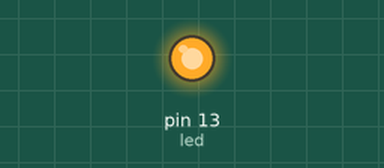
The sketch below on a simulated Arduino Uno, built with avr-gcc and run on an emulated ATmega328P. Shown: output pins drawn as LEDs (lit = HIGH).

Above: at 12.8 s.
At 38.5 s:
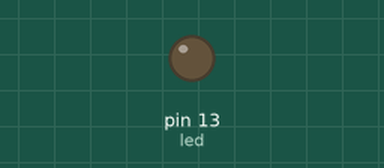
Timing chart, 0 to 66.8 s (numbered marks = the images above):
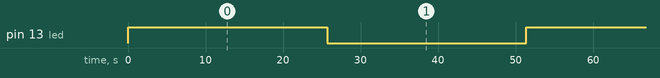

Measured:
- by itself, pin 13 (led): alternates HIGH for 25.7 s and LOW for 25.7 s

The sketch:

Blinky4.ino
```cpp
/*
  Blinky the one eye'd bandit
  Turns on an LED based on a series of values in an array, repeatedly.
*/

// Pin 13 has an LED connected on most Arduino boards.
// give it a name:
int led = 13;
int array[6] = {22, 4, 13, 8, 3, 19};
int size = sizeof(array);
int i = 0;


// the setup routine runs once when you press reset:
void setup() {
  // initialize the digital pin as an output.
  pinMode(led, OUTPUT);
}

// the loop routine runs over and over again forever:
void loop() {
  for (int x = 0; x = size -1;){
    if (i = array[x])
      {
        digitalWrite(led, HIGH);   // turn the LED on (HIGH is the voltage level)
        delay(array[x] * 100);               // wait for value of array x 100
        digitalWrite(led, LOW);    // turn the LED off by making the voltage LOW
        delay(array[x] * 100);               // wait for value of array x 100
        i = 0;                               //reset i
        x++;
      }
      else
      {
       i++;
      }
   }
   for (int x = size; x > size -1;)
   {
     x=0;
   }
}
```
